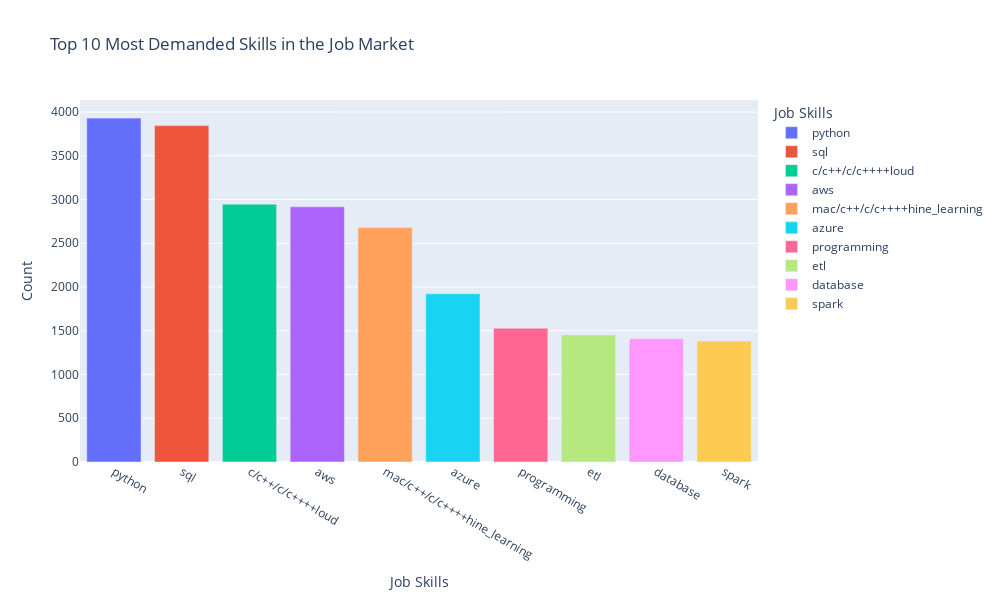

The notebook cell this image was saved under:
### Code cell
# Top 10 most demanded skills in the job market
skills_distribution = Job_postings2['Job Skills'].value_counts().reset_index()
skills_distribution.columns = ['Job Skills', 'Count']

# Get the top 10 most demanded skills
top_10_skills = skills_distribution.head(10)

# Plot the distribution of the top 10 most demanded skills
fig = px.bar(
    top_10_skills,
    x='Job Skills',
    y='Count',
    color='Job Skills',
    title='Top 10 Most Demanded Skills in the Job Market',
    labels={'Job Skills': 'Job Skills', 'Count': 'Count'}
)

fig.update_layout(
    xaxis_title='Job Skills',
    yaxis_title='Count',
    width=1000,
    height=600
)

fig.show()

### Figure 1 — Plotly figure (JSON) as saved in the notebook; plotly's stock layout.template omitted (floating-point values rounded to 4 significant figures)
{"data": [{"alignmentgroup": "True", "hovertemplate": "Job Skills=%{x}<br>Count=%{y}<extra></extra>", "legendgroup": "python", "marker": {"color": "#636efa", "pattern": {"shape": ""}}, "name": "python", "offsetgroup": "python", "orientation": "v", "showlegend": true, "textposition": "auto", "type": "bar", "x": ["python"], "xaxis": "x", "y": [3931], "yaxis": "y"}, {"alignmentgroup": "True", "hovertemplate": "Job Skills=%{x}<br>Count=%{y}<extra></extra>", "legendgroup": "sql", "marker": {"color": "#EF553B", "pattern": {"shape": ""}}, "name": "sql", "offsetgroup": "sql", "orientation": "v", "showlegend": true, "textposition": "auto", "type": "bar", "x": ["sql"], "xaxis": "x", "y": [3845], "yaxis": "y"}, {"alignmentgroup": "True", "hovertemplate": "Job Skills=%{x}<br>Count=%{y}<extra></extra>", "legendgroup": "c/c++/c/c++++loud", "marker": {"color": "#00cc96", "pattern": {"shape": ""}}, "name": "c/c++/c/c++++loud", "offsetgroup": "c/c++/c/c++++loud", "orientation": "v", "showlegend": true, "textposition": "auto", "type": "bar", "x": ["c/c++/c/c++++loud"], "xaxis": "x", "y": [2947], "yaxis": "y"}, {"alignmentgroup": "True", "hovertemplate": "Job Skills=%{x}<br>Count=%{y}<extra></extra>", "legendgroup": "aws", "marker": {"color": "#ab63fa", "pattern": {"shape": ""}}, "name": "aws", "offsetgroup": "aws", "orientation": "v", "showlegend": true, "textposition": "auto", "type": "bar", "x": ["aws"], "xaxis": "x", "y": [2917], "yaxis": "y"}, {"alignmentgroup": "True", "hovertemplate": "Job Skills=%{x}<br>Count=%{y}<extra></extra>", "legendgroup": "mac/c++/c/c++++hine_learning", "marker": {"color": "#FFA15A", "pattern": {"shape": ""}}, "name": "mac/c++/c/c++++hine_learning", "offsetgroup": "mac/c++/c/c++++hine_learning", "orientation": "v", "showlegend": true, "textposition": "auto", "type": "bar", "x": ["mac/c++/c/c++++hine_learning"], "xaxis": "x", "y": [2680], "yaxis": "y"}, {"alignmentgroup": "True", "hovertemplate": "Job Skills=%{x}<br>Count=%{y}<extra></extra>", "legendgroup": "azure", "marker": {"color": "#19d3f3", "pattern": {"shape": ""}}, "name": "azure", "offsetgroup": "azure", "orientation": "v", "showlegend": true, "textposition": "auto", "type": "bar", "x": ["azure"], "xaxis": "x", "y": [1924], "yaxis": "y"}, {"alignmentgroup": "True", "hovertemplate": "Job Skills=%{x}<br>Count=%{y}<extra></extra>", "legendgroup": "programming", "marker": {"color": "#FF6692", "pattern": {"shape": ""}}, "name": "programming", "offsetgroup": "programming", "orientation": "v", "showlegend": true, "textposition": "auto", "type": "bar", "x": ["programming"], "xaxis": "x", "y": [1530], "yaxis": "y"}, {"alignmentgroup": "True", "hovertemplate": "Job Skills=%{x}<br>Count=%{y}<extra></extra>", "legendgroup": "etl", "marker": {"color": "#B6E880", "pattern": {"shape": ""}}, "name": "etl", "offsetgroup": "etl", "orientation": "v", "showlegend": true, "textposition": "auto", "type": "bar", "x": ["etl"], "xaxis": "x", "y": [1452], "yaxis": "y"}, {"alignmentgroup": "True", "hovertemplate": "Job Skills=%{x}<br>Count=%{y}<extra></extra>", "legendgroup": "database", "marker": {"color": "#FF97FF", "pattern": {"shape": ""}}, "name": "database", "offsetgroup": "database", "orientation": "v", "showlegend": true, "textposition": "auto", "type": "bar", "x": ["database"], "xaxis": "x", "y": [1409], "yaxis": "y"}, {"alignmentgroup": "True", "hovertemplate": "Job Skills=%{x}<br>Count=%{y}<extra></extra>", "legendgroup": "spark", "marker": {"color": "#FECB52", "pattern": {"shape": ""}}, "name": "spark", "offsetgroup": "spark", "orientation": "v", "showlegend": true, "textposition": "auto", "type": "bar", "x": ["spark"], "xaxis": "x", "y": [1382], "yaxis": "y"}], "layout": {"barmode": "relative", "height": 600, "legend": {"title": {"text": "Job Skills"}, "tracegroupgap": 0}, "title": {"text": "Top 10 Most Demanded Skills in the Job Market"}, "width": 1000, "xaxis": {"anchor": "y", "categoryarray": ["python", "sql", "c/c++/c/c++++loud", "aws", "mac/c++/c/c++++hine_learning", "azure", "programming", "etl", "database", "spark"], "categoryorder": "array", "domain": [0, 1], "title": {"text": "Job Skills"}}, "yaxis": {"anchor": "x", "domain": [0, 1], "title": {"text": "Count"}}}}
